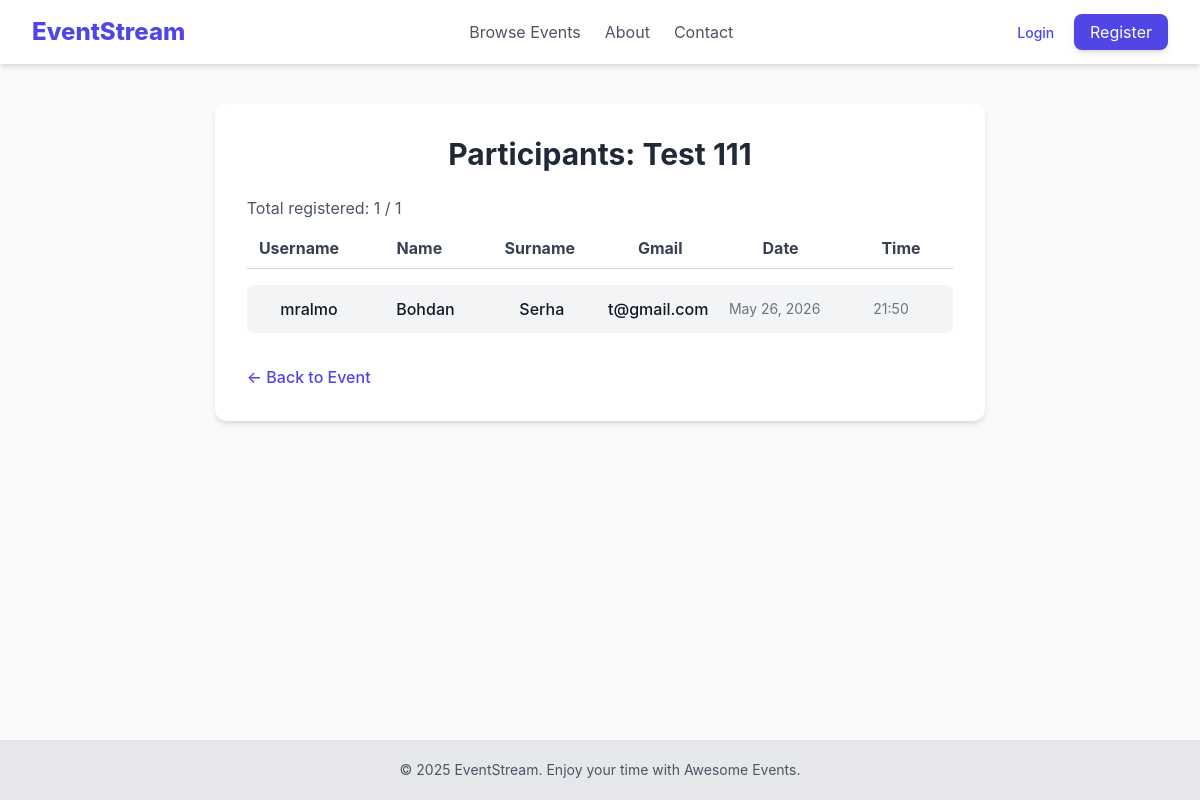
The app's page /events/5/info, older data.
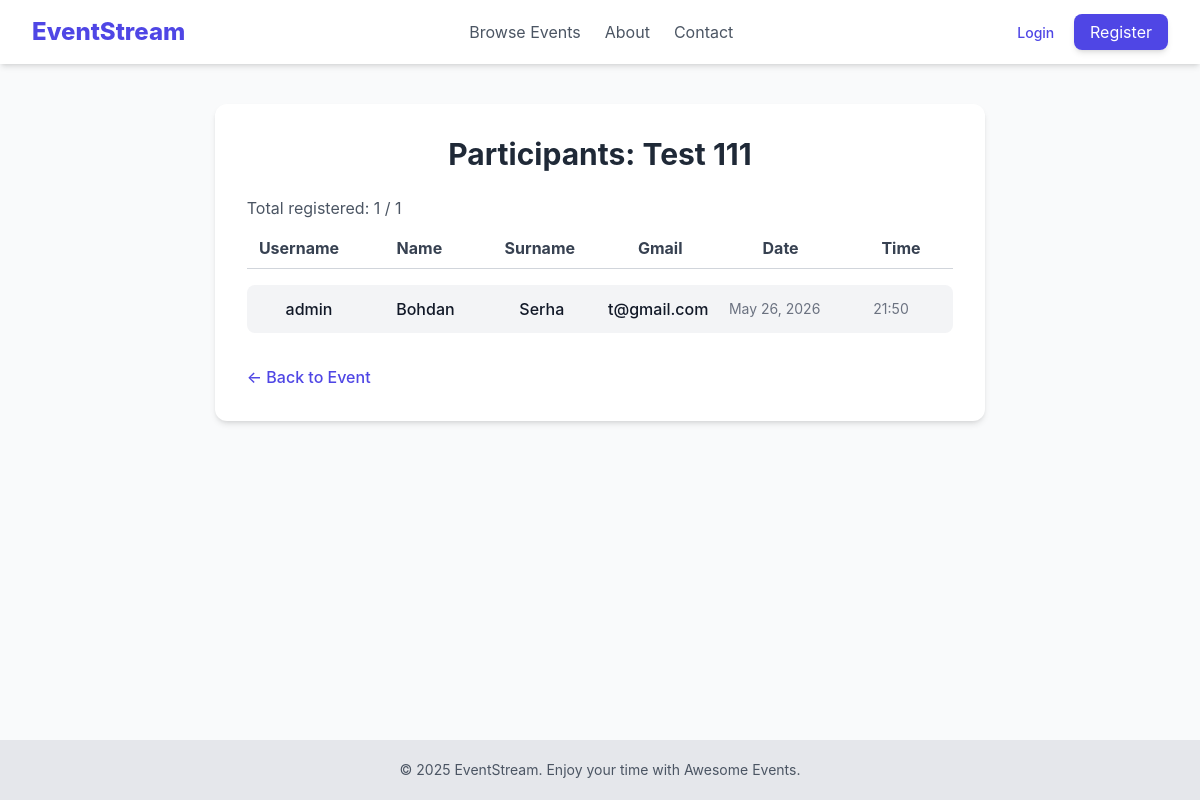
The same page, newer data.
### registrations/models.py (models this page shows, shortened)
class Registration(models.Model):
    user = models.ForeignKey(
        settings.AUTH_USER_MODEL,
        on_delete=models.CASCADE,
        related_name='registrations'
    )
    event = models.ForeignKey(
        Event,
        on_delete=models.CASCADE,
        related_name='attendees'
    )
    registered_at = models.DateTimeField(auto_now_add=True)
    class Meta:
        unique_together = ('user', 'event')
        verbose_name = 'Registration'
        verbose_name_plural = 'Registrations'

### users/models.py (models this page shows, shortened)
class CustomUser(AbstractUser):
    username = models.CharField(max_length=200, unique=True)
    email = models.EmailField(null=True)
    first_name = models.CharField(max_length=20, blank=True)
    last_name = models.CharField(max_length=20, blank=True)
    is_moderator = models.BooleanField(
        default=False,
        help_text='User is moderator or not.'
    )

### events/views.py (the view)
# urls.py: path('<int:pk>/info', views.ParticipantDetailView.as_view(), name='participants'),
class ParticipantDetailView(DetailView):
    model = Event
    context_object_name = 'event'
    template_name = 'events/event_participants.html'
    def get_context_data(self, **kwargs):
        context = super().get_context_data(**kwargs)
        context['participants'] = self.object.attendees.all()
        return context

### events/templates/events/event_participants.html (shortened to what this page needs)
{% extends "base.html" %}
{% block content %}
<div class="max-w-7xl mx-auto bg-white p-8 rounded-xl shadow-md">
    <h1 class="text-3xl font-bold text-gray-800 mb-6 text-center">Participants: {{ event.title }}</h1>
    {% if event.max_attendance > 0 %}
        <p class="text-gray-600 mb-4">Total registered: {{ participants.count }} / {{ event.max_attendance }}</p>
    {% else %}
    <p class="text-gray-600 mb-4">Total registered: {{ participants.count }} </p>
    {% endif %}
    <div class="grid grid-cols-6 gap-4 pb-2 border-b border-gray-300 font-bold text-gray-700 mb-4">
        <div class="text-center">Username</div>
        <div class="text-center">Name</div>
        <div class="text-center">Surname</div>
        <div class="text-center">Gmail</div>
        <div class="text-center">Date</div>
        <div class="text-center">Time</div>
    </div>
    <ul class="space-y-4 divide-y divide-gray-200 ">
        {% for reg in participants %}
            <li class="grid grid-cols-6 p-3 text-center bg-gray-100 gap-4 items-center rounded-lg ">
                <span class="font-medium text-gray-900 break-all">{{ reg.user.username }}</span>
                <span class="font-medium text-gray-900 break-all">{{ reg.user.first_name }}</span>
                <span class="font-medium text-gray-900 break-all">{{ reg.user.last_name }}</span>
                <span class="font-medium text-gray-900 break-all">{{ reg.user.email }}</span>
                <span class="text-sm text-gray-500">{{ reg.registered_at|date:"M d, Y" }}</span>
                <span class="text-sm text-gray-500">{{ reg.registered_at|time:"H:i" }}</span>
            </li>
        {% empty %}
            <li class="py-4 text-gray-500 italic">No participants yet.</li>
        {% endfor %}
    </ul>
    <div class="mt-8">
        <a href="{% url 'event_detail' event.pk %}" class="text-indigo-600 hover:text-indigo-800 font-medium">
            &larr; Back to Event
        </a>
    </div>
</div>
{% endblock %}

Row changes from the older to the newer data that the page shows:
changed through a linked row, Registration "Bohdan": user.username "mralmo" → "admin"
